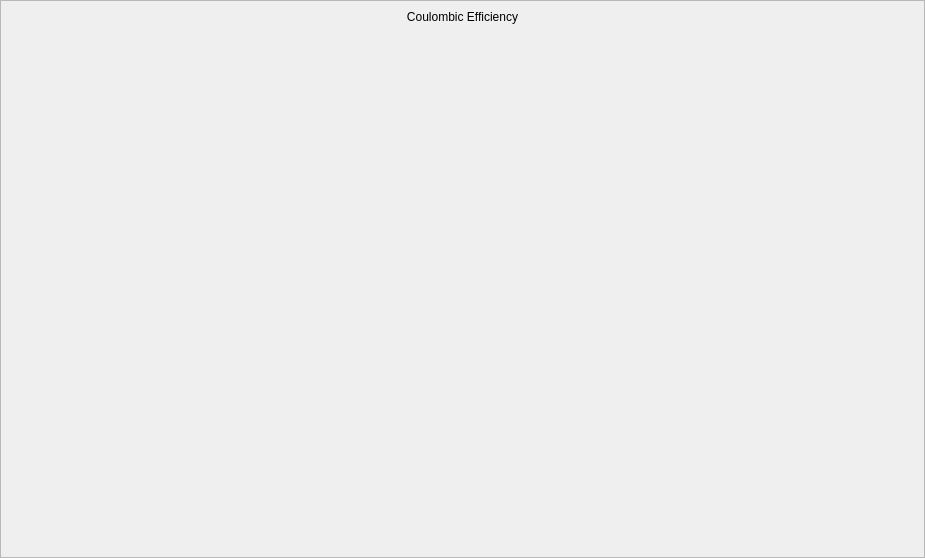
<?xml version="1.0" encoding="UTF-8"?>
<ui version="4.0">
 <class>CEResultView</class>
 <widget class="QDialog" name="CEResultView">
  <property name="geometry">
   <rect>
    <x>0</x>
    <y>0</y>
    <width>925</width>
    <height>558</height>
   </rect>
  </property>
  <property name="windowTitle">
   <string>Dialog</string>
  </property>
  <layout class="QVBoxLayout" name="verticalLayout">
   <property name="leftMargin">
    <number>0</number>
   </property>
   <property name="topMargin">
    <number>0</number>
   </property>
   <property name="rightMargin">
    <number>0</number>
   </property>
   <property name="bottomMargin">
    <number>0</number>
   </property>
   <item>
    <widget class="QScrollArea" name="scrollArea">
     <property name="widgetResizable">
      <bool>true</bool>
     </property>
     <widget class="QWidget" name="scrollAreaWidgetContents">
      <property name="geometry">
       <rect>
        <x>0</x>
        <y>0</y>
        <width>923</width>
        <height>556</height>
       </rect>
      </property>
      <layout class="QVBoxLayout" name="verticalLayout_2">
       <item>
        <widget class="QLabel" name="ceTitleLabel">
         <property name="sizePolicy">
          <sizepolicy hsizetype="Preferred" vsizetype="Fixed">
           <horstretch>0</horstretch>
           <verstretch>0</verstretch>
          </sizepolicy>
         </property>
         <property name="text">
          <string>Coulombic Efficiency</string>
         </property>
         <property name="alignment">
          <set>Qt::AlignCenter</set>
         </property>
        </widget>
       </item>
       <item>
        <widget class="QWidget" name="ceArea" native="true">
         <layout class="QVBoxLayout" name="verticalLayout_3">
          <property name="leftMargin">
           <number>0</number>
          </property>
          <property name="topMargin">
           <number>0</number>
          </property>
          <property name="rightMargin">
           <number>0</number>
          </property>
          <property name="bottomMargin">
           <number>0</number>
          </property>
         </layout>
        </widget>
       </item>
      </layout>
     </widget>
    </widget>
   </item>
  </layout>
 </widget>
 <resources/>
 <connections/>
</ui>
